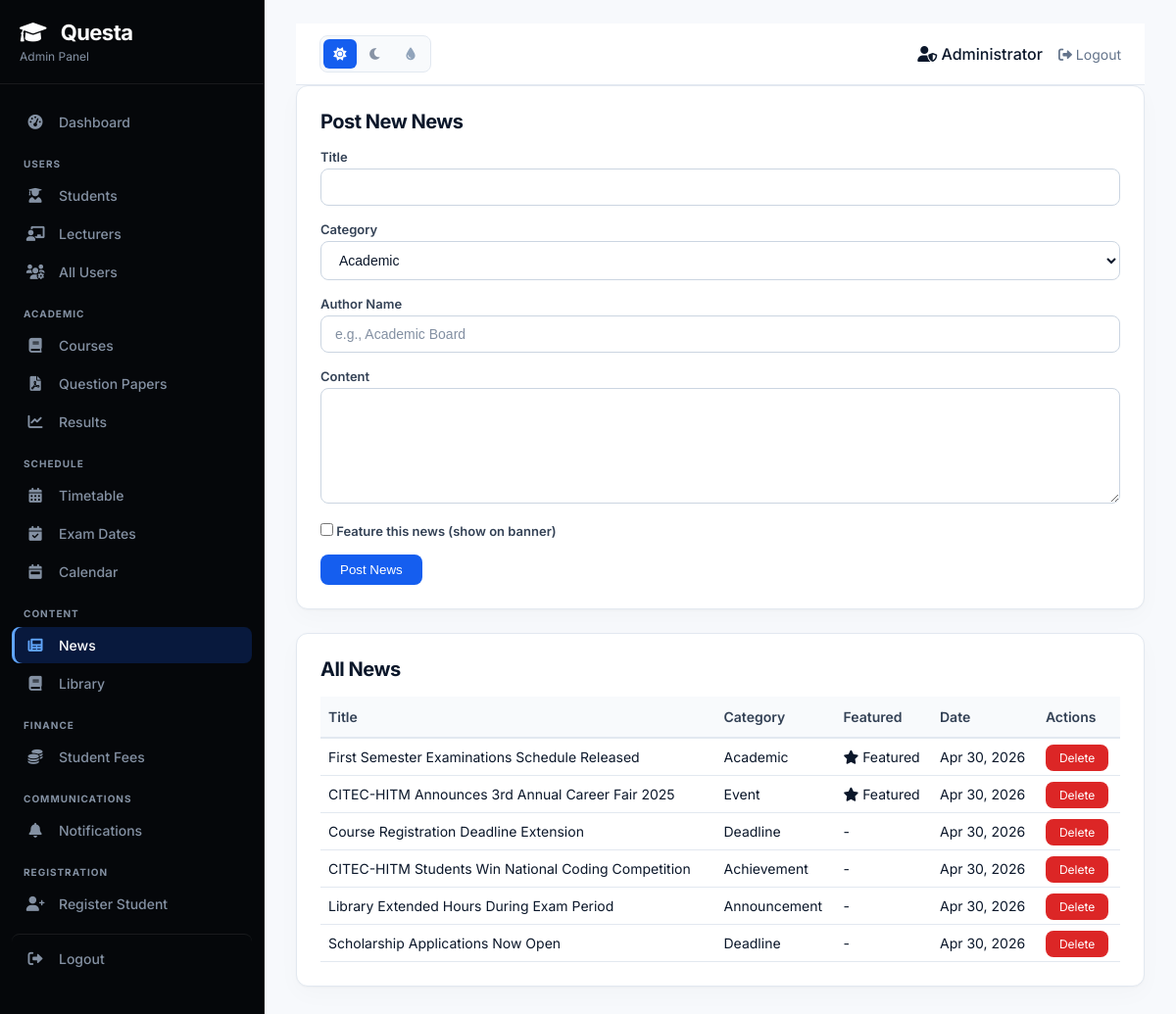
The page /admin/manage-news.php (signed in) on the database its author committed.
### tables this page shows
CREATE TABLE `news` (
  `id` int(11) NOT NULL,
  `title` varchar(255) NOT NULL,
  `content` text NOT NULL,
  `excerpt` varchar(500) DEFAULT NULL,
  `category` enum('academic','event','announcement','deadline','achievement') DEFAULT 'announcement',
  `featured` tinyint(4) DEFAULT 0,
  `author_name` varchar(100) DEFAULT NULL,
  `view_count` int(11) DEFAULT 0,
  `created_at` timestamp NOT NULL DEFAULT current_timestamp()
);

### admin/manage-news.php (the view, shortened to what this page needs)
<?php
require_once '../includes/config.php';
$news = $pdo->query("SELECT * FROM news ORDER BY featured DESC, created_at DESC")->fetchAll();
$categories = ['academic', 'event', 'announcement', 'deadline', 'achievement'];
include 'header.php';
?>
<div class="admin-card">
    <h2>Post New News</h2>
    <form method="POST">
        <div class="form-group">
            <label>Title</label>
            <input type="text" name="title" class="form-input" required>
        </div>
        <div class="form-group">
            <label>Category</label>
            <select name="category" class="form-select" required>
                <?php foreach ($categories as $cat): ?>
                    <option value="<?php echo $cat; ?>"><?php echo ucfirst($cat); ?></option>
                <?php endforeach; ?>
            </select>
        </div>
        <div class="form-group">
            <label>Author Name</label>
            <input type="text" name="author_name" class="form-input" placeholder="e.g., Academic Board" required>
        </div>
        <div class="form-group">
            <label>Content</label>
            <textarea name="content" class="form-input" rows="6" required></textarea>
        </div>
        <div class="form-group">
            <label>
                <input type="checkbox" name="featured" value="1"> Feature this news (show on banner)
            </label>
        </div>
        <button type="submit" name="add_news" class="btn-primary">Post News</button>
    </form>
</div>
<div class="admin-card">
    <h2>All News</h2>
    <table class="admin-table">
        <thead>
            <tr><th>Title</th><th>Category</th><th>Featured</th><th>Date</th><th>Actions</th></tr>
        </thead>
        <tbody>
            <?php foreach ($news as $item): ?>
            <tr>
                <td><?php echo htmlspecialchars($item['title']); ?></td>
                <td><?php echo ucfirst($item['category']); ?></td>
                <td><?php if ($item['featured']): ?><i class="fas fa-star"></i> Featured<?php else: ?>-<?php endif; ?></td>
                <td><?php echo date('M d, Y', strtotime($item['created_at'])); ?></td>
                <td><a href="?delete=<?php echo $item['id']; ?>" class="btn-danger" onclick="return confirm('Delete this news?')">Delete</a></td>
            </tr>
            <?php endforeach; ?>
        </tbody>
    </table>
</div>
<?php include 'footer.php'; ?>

### assets/css/professional.css (style rules this page uses)
:root { color-scheme: light; --bg-primary: #f7f9fc; --bg-secondary: #ffffff; --surface-primary: #ffffff; --surface-secondary: #f8fafc; --surface-elevated: #ffffff; --text-primary: #0b172a; --text-secondary: #334155; --text-muted: #64748b; --border-color: #e2e8f0; --border-strong: #cbd5e1; --accent: #155eef; --accent-hover: #0b4acb; --accent-soft: #eff6ff; --accent-border: #bfdbfe; --hero-bg: #07111f; --hero-border: #172a46; --sidebar-bg: #05070a; --sidebar-surface: #0c1119; --sidebar-text: #d7dfeb; --sidebar-muted: #8491a3; --sidebar-accent: #60a5fa; --sidebar-active: rgba(21, 94, 239, 0.22); --card-shadow: 0 1px 2px rgba(15, 23, 42, 0.03), 0 8px 24px rgba(15, 23, 42, 0.025); --card-shadow-hover: 0 10px 28px rgba(15, 23, 42, 0.07); --success: #15803d; --success-soft: #f0fdf4; --warning: #b45309; --warning-soft: #fffbeb; --danger: #dc2626; --danger-soft: #fef2f2; --radius-sm: 6px; --radius-md: 8px; --radius-lg: 12px; }
html { background: var(--bg-primary); }
body { background: var(--bg-primary) !important; color: var(--text-primary) !important; font-family: Inter, -apple-system, BlinkMacSystemFont, "Segoe UI", sans-serif !important; -webkit-font-smoothing: antialiased; text-rendering: optimizeLegibility; }
h1, h2, h3, h4, h5, h6 { color: var(--text-primary); letter-spacing: -0.025em; }
a, button, input, select, textarea { transition: color 160ms ease, background-color 160ms ease, border-color 160ms ease, box-shadow 160ms ease, opacity 160ms ease !important; }
.card, .stat-card, .feature-card, .action-card, .recent-papers, .search-filter-bar, .paper-card, .quiz-section, .desktop-timetable, .day-selector, .schedule-card, .exam-card, .calendar-container, .notification-banner, .semester-selector, .financial-card, .payment-stats, .recent-payments, .category-tabs, .resource-card, .profile-card, .admin-card, .modal-container, .pdf-modal-content, .chatbot-window, .empty-state, .upload-container { background: var(--surface-primary) !important; border: 1px solid var(--border-color) !important; border-radius: var(--radius-lg) !important; box-shadow: var(--card-shadow) !important; }
.btn-primary, .login-btn, .reset-btn, .request-btn-header, .notif-btn, .notif-btn-small, .upload-btn, .upload-btn:not(input), .empty-btn, .download-link, .btn-submit, .btn-print-result, .chatbot-toggle, .chatbot-input button, .modal-header, .pdf-modal-header { background: var(--accent) !important; background-image: none !important; color: #ffffff !important; border-color: var(--accent) !important; border-radius: var(--radius-md) !important; box-shadow: none !important; }
.btn-danger { background: var(--danger) !important; color: #ffffff !important; border-radius: var(--radius-md) !important; }
.form-input, .form-select, .input-wrapper input, .search-box input, .filter-group select, .quiz-selector select, textarea, select, input[type="text"], input[type="email"], input[type="password"], input[type="number"], input[type="date"], input[type="time"], input[type="url"] { background: var(--surface-primary) !important; color: var(--text-primary) !important; border: 1px solid var(--border-strong) !important; border-radius: var(--radius-md) !important; box-shadow: none !important; }
.form-group label, .form-label, .selector-label { color: var(--text-secondary) !important; }
input::placeholder, textarea::placeholder { color: var(--text-muted) !important; opacity: 0.8; }
.data-table, .admin-table, .timetable-table, .results-table, .payment-table { color: var(--text-primary) !important; }
.data-table th, .admin-table th, .timetable-table th, .results-table th, .payment-table th { background: var(--surface-secondary) !important; color: var(--text-secondary) !important; border-color: var(--border-color) !important; }
.data-table td, .admin-table td, .timetable-table td, .results-table td, .payment-table td { background: transparent !important; color: var(--text-primary) !important; border-color: var(--border-color) !important; }
.admin-card h2, .admin-card h3, .admin-main-content h1 { color: var(--text-primary) !important; }

### rows shown on the page
news: title "First Semester Examinations Schedule Released", category "Academic", featured 1 (drawn), created_at "Apr 30, 2026"
news: title "CITEC-HITM Announces 3rd Annual Career Fair 2025", category "Event", featured 1 (drawn), created_at "Apr 30, 2026"
news: title "Course Registration Deadline Extension", category "Deadline", created_at "Apr 30, 2026"
news: title "CITEC-HITM Students Win National Coding Competition", category "Achievement", created_at "Apr 30, 2026"
news: title "Library Extended Hours During Exam Period", category "Announcement", created_at "Apr 30, 2026"
news: title "Scholarship Applications Now Open", category "Deadline", created_at "Apr 30, 2026"

### other values the page prints
$_SESSION['user_name'] "Administrator"
form field category "Academic"
